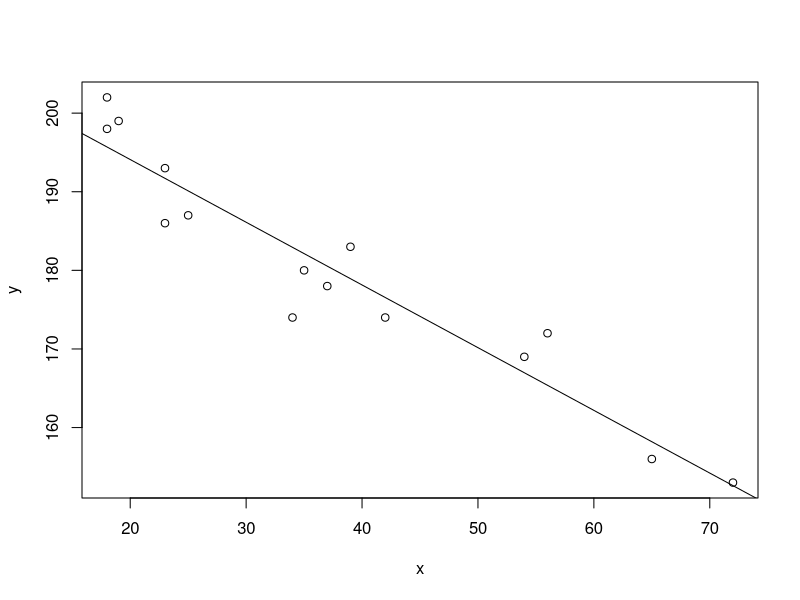
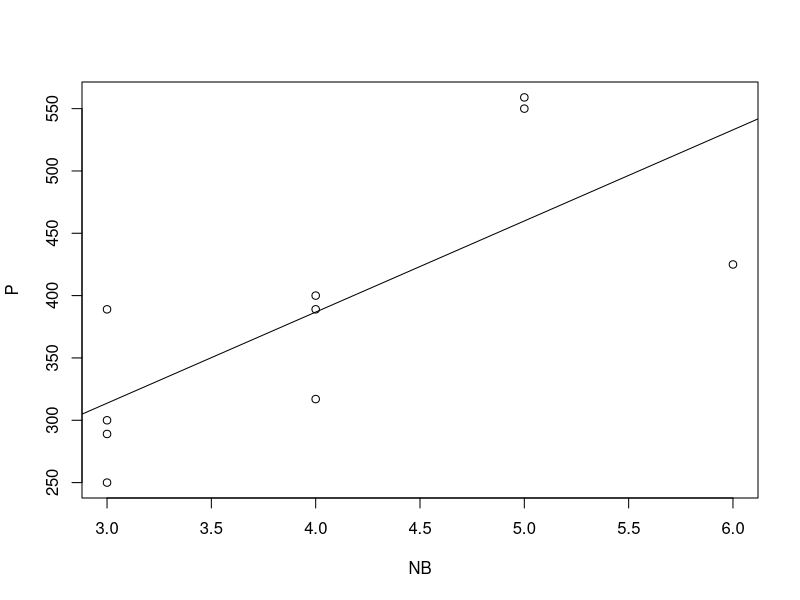

These figures' R source, in order:
#HOI QUY TUYEN TINH
#VD1: Nhip tim toi da
x = c(18,23,25,35,65,54,34,56,72,19,23,42,18,39,37)
y = c(202,186,187,180,156,169,174,172,153,199,193,174,198,183,178)
#Ve do thi
plot(x,y)
#Ve duong hoi quy
abline(lm(y~x))
#Cac gia tri co ban cua phan tich hoi quy
result = lm(y~x)
summary(result)

#Neu muon lay thong tin ve residuals -> dung resid, he so dung coef
coef(result)
res = resid(result)
summary(res)

#Bai01:
#a): Nhap du lieu
P = c(300,250,400,550,317,389,425,289,389,559)
NB = c(3,3,4,5,4,3,6,3,4,5)

#Ve bieu do phan tan
plot(NB,P)
#Ve duong hoi quy
abline(lm(P~NB))

#b): Hoi quy
lm(P~NB)